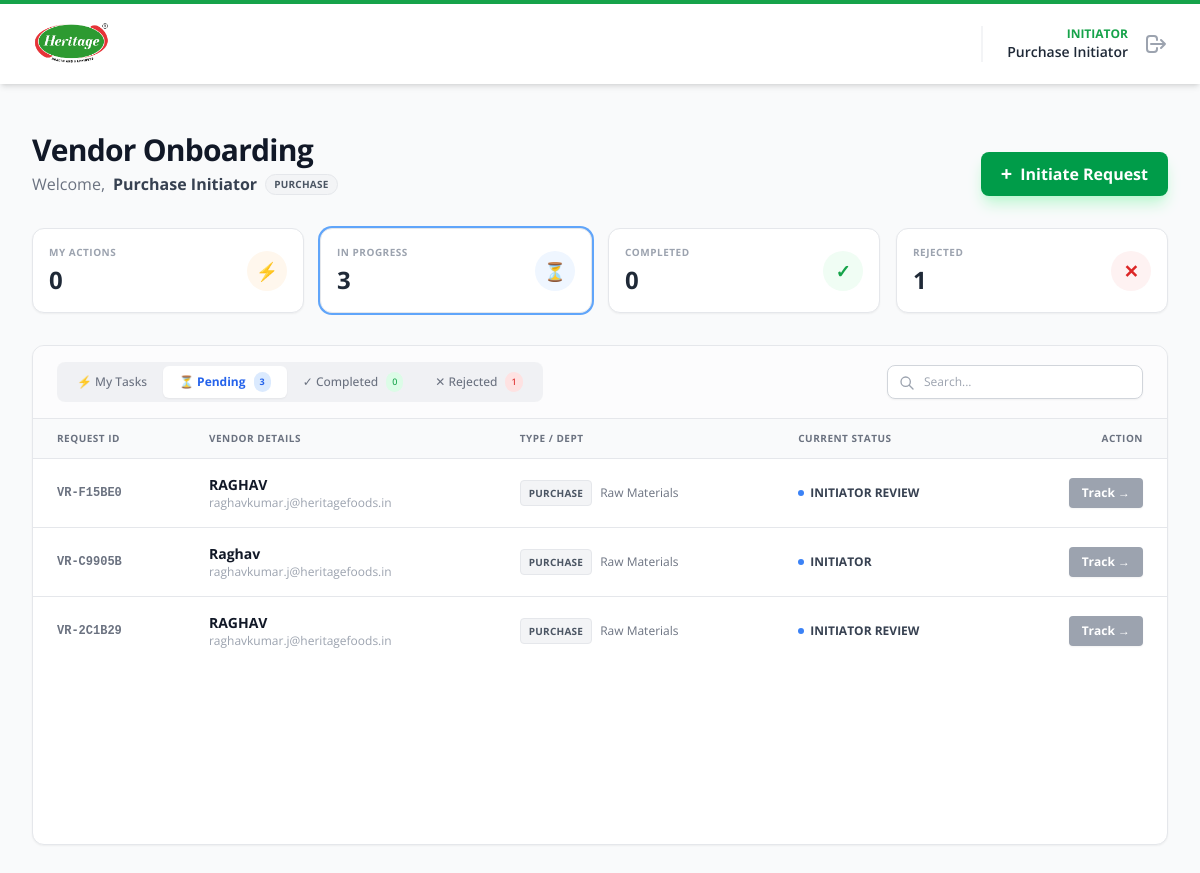
Before: /dashboard (signed in) with the older database file.
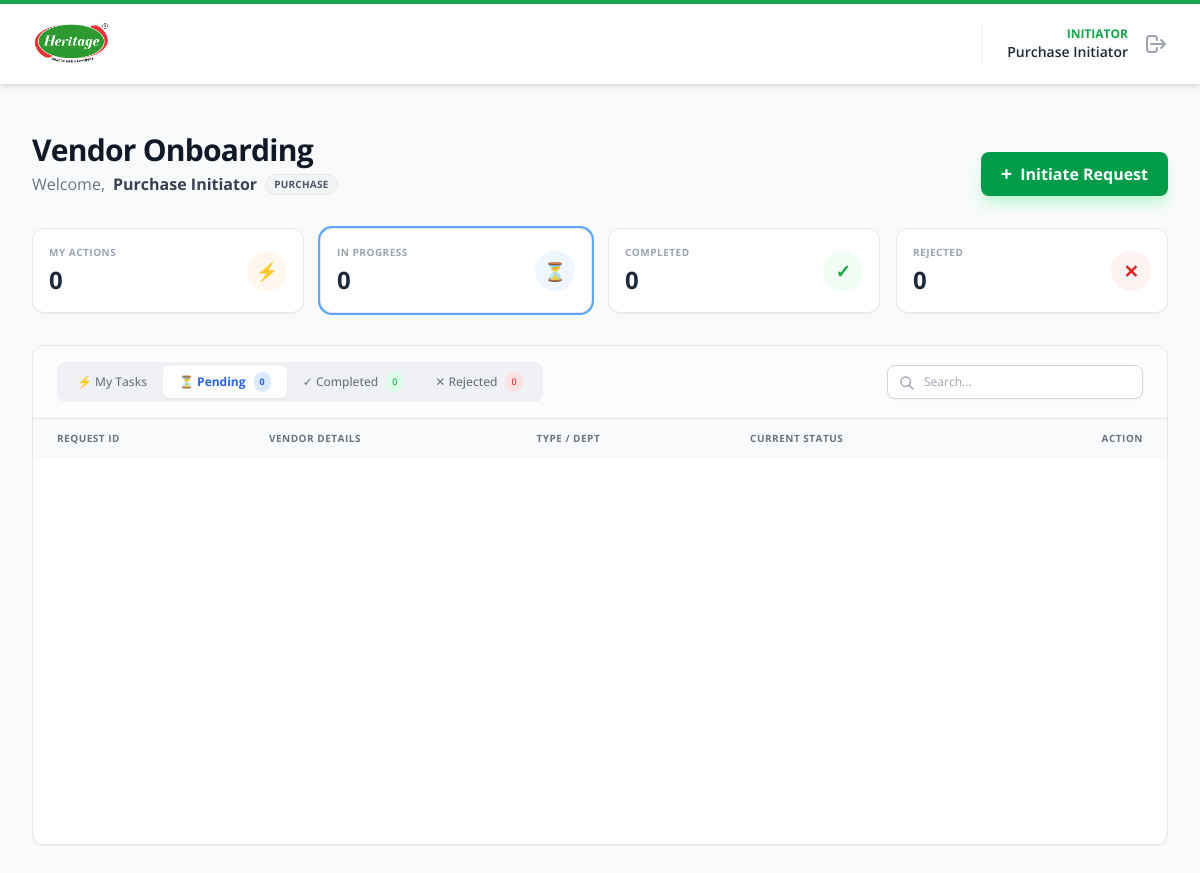
After: the same page with the newer database file.
### app/models.py (models this page shows, shortened)
class VendorRequest(db.Model):
    id = db.Column(db.Integer, primary_key=True)
    request_id = db.Column(db.String(20), unique=True, nullable=False)
    token = db.Column(db.String(100), unique=True, nullable=False)
    created_at = db.Column(db.DateTime, default=datetime.utcnow)
    status = db.Column(db.String(20), default='DRAFT')
    current_dept_flow = db.Column(db.String(20))
    current_step_number = db.Column(db.Integer, default=1)
    finance_stage = db.Column(db.String(20))
    initiator_id = db.Column(db.Integer, db.ForeignKey('user.id'))
    initiator_dept = db.Column(db.String(50))
    vendor_type = db.Column(db.String(50))
    title = db.Column(db.String(10))
    vendor_name_basic = db.Column(db.String(100))
    trade_name = db.Column(db.String(100))
    constitution = db.Column(db.String(50))
    cin_number = db.Column(db.String(21))
    contact_person_name = db.Column(db.String(100))
    contact_person_designation = db.Column(db.String(50))
    mobile_number = db.Column(db.String(15))
    mobile_number_2 = db.Column(db.String(15))
    landline_number = db.Column(db.String(15))
    vendor_email = db.Column(db.String(100))
    product_service_description = db.Column(db.Text)
    street = db.Column(db.String(100))
    street_2 = db.Column(db.String(100))
    street_3 = db.Column(db.String(100))
    street_4 = db.Column(db.String(100))
    city = db.Column(db.String(50))
    state = db.Column(db.String(50))
    postal_code = db.Column(db.String(10))
    region_code = db.Column(db.String(10))
    gst_registered = db.Column(db.String(5))
    gst_number = db.Column(db.String(15))
    gst_file_path = db.Column(db.String(200))
    pan_number = db.Column(db.String(10))
    pan_file_path = db.Column(db.String(200))
    msme_registered = db.Column(db.String(5))
    msme_type = db.Column(db.String(50))
    msme_number = db.Column(db.String(50))
    msme_file_path = db.Column(db.String(200))
    tds_file_path = db.Column(db.String(200))
    bank_name = db.Column(db.String(100))
    bank_account_holder_name = db.Column(db.String(100))
    bank_account_no = db.Column(db.String(50))
    bank_ifsc = db.Column(db.String(20))
    bank_proof_file_path = db.Column(db.String(200))
    payment_terms = db.Column(db.String(50))
    incoterms = db.Column(db.String(50))
    account_group = db.Column(db.String(50))
    purchase_org = db.Column(db.String(50))
    gl_account = db.Column(db.String(50))
    house_bank = db.Column(db.String(50))
    sap_id = db.Column(db.String(20))
    last_query = db.Column(db.Text)
    tax_details = db.relationship('VendorTaxDetail', backref='vendor_request', lazy=True, cascade="all, delete-orphan")

### app/blueprints/main.py (the view)
@main_bp.route('/dashboard')
@login_required
def dashboard():
    if current_user.role == 'admin':
        all_reqs = VendorRequest.query.order_by(VendorRequest.created_at.desc()).all()
    elif current_user.role == 'initiator':
        all_reqs = VendorRequest.query.filter_by(initiator_id=current_user.id).order_by(VendorRequest.created_at.desc()).all()
    else:
        if current_user.department in ['Finance', 'IT', 'HR']:
            all_reqs = VendorRequest.query.order_by(VendorRequest.created_at.desc()).all()
        else:
            all_reqs = VendorRequest.query.filter_by(initiator_dept=current_user.department).order_by(VendorRequest.created_at.desc()).all()
    pending_items = []
    for r in all_reqs:
        r.pending_action = False
        if r.status in ['DRAFT', 'REJECTED', 'COMPLETED']:
            continue
        pending_email, stage_name = get_next_approver_email(r)
        if pending_email and current_user.email:
            if pending_email.strip().lower() == current_user.email.strip().lower():
                r.pending_action = True
                pending_items.append(r)
    stats = {
        'total': len(all_reqs),
        'action_required': len(pending_items),
        'completed': sum(1 for r in all_reqs if r.status == 'COMPLETED'),
        'rejected': sum(1 for r in all_reqs if r.status == 'REJECTED'),
        'in_process': sum(1 for r in all_reqs if r.status not in ['DRAFT', 'COMPLETED', 'REJECTED']),
        'stuck_dept': sum(1 for r in all_reqs if r.current_dept_flow == 'DEPT' and r.status == 'PENDING_APPROVAL'),
        'stuck_finance': sum(1 for r in all_reqs if r.current_dept_flow == 'FINANCE' and r.status == 'PENDING_APPROVAL'),
        'stuck_it': sum(1 for r in all_reqs if r.current_dept_flow == 'IT' and r.status == 'PENDING_APPROVAL'),
    }
    dept_categories = []
    if current_user.department:
        rules = CategoryRouting.query.filter_by(department=current_user.department).all()
        dept_categories = sorted(list(set([r.category_name for r in rules])))
        if not dept_categories: dept_categories = ["General Goods", "Services"]
    return render_template('main/dashboard.html',
                           requests=all_reqs,
                           stats=stats,
                           dept_categories=dept_categories)

### app/utils.py (called while the page is built, shortened)
def get_next_approver_email(req):
    from app.models import CategoryRouting, WorkflowStep, ITRouting, User
    if req.status == 'DRAFT': return None, 'Draft'
    if req.status == 'PENDING_VENDOR': return req.vendor_email, 'Vendor Resubmission'

### app/templates/main/dashboard.html (shortened to what the changed rows need)
{% extends "base.html" %}
{% block content %}
<div class="max-w-7xl mx-auto pb-12" x-data="{
    activeTab: '{{ 'process' if current_user.role == 'admin' else ('tasks' if stats.action_required > 0 else 'process') }}',
    searchQuery: ''
}">
    <div class="flex flex-col md:flex-row justify-between items-end mb-8 gap-4">
        <div>
            <h1 class="text-3xl font-bold text-gray-900 tracking-tight">Vendor Onboarding</h1>
        </div>
    </div>
    <div class="grid grid-cols-1 {{ 'md:grid-cols-3' if current_user.role == 'admin' else 'md:grid-cols-4' }} gap-4 mb-8">
        <div class="bg-white p-4 rounded-xl border border-gray-200 shadow-sm flex items-center justify-between group hover:border-blue-300 transition cursor-pointer"
             @click="activeTab = 'process'" :class="activeTab === 'process' ? 'ring-2 ring-blue-400' : ''">
            <div>
                <p class="text-[10px] font-bold text-gray-400 uppercase tracking-wider">In Progress</p>
                <h3 class="text-2xl font-bold text-gray-800 mt-1">{{ stats.in_process }}</h3>
            </div>
        </div>
        <div class="bg-white p-4 rounded-xl border border-gray-200 shadow-sm flex items-center justify-between group hover:border-red-300 transition cursor-pointer"
             @click="activeTab = 'rejected'" :class="activeTab === 'rejected' ? 'ring-2 ring-red-400' : ''">
            <div>
                <p class="text-[10px] font-bold text-gray-400 uppercase tracking-wider">Rejected</p>
                <h3 class="text-2xl font-bold text-gray-800 mt-1">{{ stats.rejected }}</h3>
            </div>
        </div>
    </div>
    <div class="bg-white rounded-xl shadow-sm border border-gray-200 overflow-hidden min-h-[500px]">
        <div class="px-6 py-4 border-b border-gray-200 flex flex-col md:flex-row justify-between items-center gap-4 bg-gray-50/50">
            <div class="flex bg-gray-200/50 p-1 rounded-lg overflow-x-auto max-w-full">
                <button @click="activeTab = 'process'"
                        :class="activeTab === 'process' ? 'bg-white text-blue-600 shadow-sm font-bold' : 'text-gray-500 font-medium hover:text-gray-700'"
                        class="px-4 py-1.5 text-xs rounded-md transition-all duration-200 flex items-center gap-2 whitespace-nowrap">
                    <span>⏳ Pending</span>
                    <span class="bg-blue-100 text-blue-600 px-1.5 py-0.5 rounded-full text-[9px]">{{ stats.in_process }}</span>
                </button>
                <button @click="activeTab = 'rejected'"
                        :class="activeTab === 'rejected' ? 'bg-white text-red-600 shadow-sm font-bold' : 'text-gray-500 font-medium hover:text-gray-700'"
                        class="px-4 py-1.5 text-xs rounded-md transition-all duration-200 flex items-center gap-2 whitespace-nowrap">
                    <span>✕ Rejected</span>
                    <span class="bg-red-100 text-red-600 px-1.5 py-0.5 rounded-full text-[9px]">{{ stats.rejected }}</span>
                </button>
            </div>
        </div>
        <div class="overflow-x-auto">
            <table class="min-w-full divide-y divide-gray-200">
                <thead class="bg-gray-50">
                    <tr>
                        <th class="px-6 py-3 text-left text-[10px] font-bold text-gray-500 uppercase tracking-wider">Request ID</th>
                        <th class="px-6 py-3 text-left text-[10px] font-bold text-gray-500 uppercase tracking-wider">Vendor Details</th>
                        <th class="px-6 py-3 text-left text-[10px] font-bold text-gray-500 uppercase tracking-wider">Type / Dept</th>
                        <th class="px-6 py-3 text-left text-[10px] font-bold text-gray-500 uppercase tracking-wider">Current Status</th>
                        <th class="px-6 py-3 text-right text-[10px] font-bold text-gray-500 uppercase tracking-wider">Action</th>
                    </tr>
                </thead>
                <tbody class="bg-white divide-y divide-gray-200 text-sm">
                    {% for req in requests %}
                    <tr x-show="(
                            (activeTab === 'tasks' && '{{ req.pending_action }}' === 'True') ||
                            (activeTab === 'process' && '{{ req.status }}' !== 'COMPLETED' && '{{ req.status }}' !== 'REJECTED' && '{{ req.status }}' !== 'DRAFT') ||
                            (activeTab === 'completed' && '{{ req.status }}' === 'COMPLETED') ||
                            (activeTab === 'rejected' && '{{ req.status }}' === 'REJECTED')
                        ) && (
                            '{{ req.request_id }}'.toLowerCase().includes(searchQuery.toLowerCase()) ||
                            '{{ req.vendor_name_basic }}'.toLowerCase().includes(searchQuery.toLowerCase()) ||
                            '{{ req.status }}'.toLowerCase().includes(searchQuery.toLowerCase())
                        )"
                        class="hover:bg-gray-50 transition group {{ 'bg-orange-50/30' if req.pending_action else '' }}">
                        <td class="px-6 py-4 whitespace-nowrap font-mono text-xs font-bold text-gray-500">
                            {{ req.request_id }}
                        </td>
                        <td class="px-6 py-4 whitespace-nowrap">
                            <div class="text-sm font-bold text-gray-900 group-hover:text-green-700 transition">{{ req.vendor_name_basic }}</div>
                            <div class="text-xs text-gray-400">{{ req.vendor_email }}</div>
                        </td>
                        <td class="px-6 py-4 whitespace-nowrap">
                            <div class="flex items-center gap-2">
                                <span class="bg-gray-100 text-gray-600 text-[10px] px-2 py-0.5 rounded border border-gray-200 font-bold uppercase tracking-wide">
                                    {{ req.initiator_dept }}
                                </span>
                                <span class="text-xs text-gray-500">{{ req.vendor_type }}</span>
                            </div>
                        </td>
                        <td class="px-6 py-4 whitespace-nowrap">
                            {% if req.status == 'COMPLETED' %}
                                <span class="inline-flex items-center px-2.5 py-0.5 rounded-full text-xs font-bold bg-green-100 text-green-800 border border-green-200">
                                    <span class="w-1.5 h-1.5 bg-green-500 rounded-full mr-1.5"></span>
                                    Active / Completed
                                </span>
                            {% elif req.status == 'REJECTED' %}
                                <span class="inline-flex items-center px-2.5 py-0.5 rounded-full text-xs font-bold bg-red-100 text-red-800 border border-red-200">
                                    Rejected
                                </span>
                            {% else %}
                                <div class="flex flex-col">
                                    <span class="text-xs font-bold text-gray-700 flex items-center gap-1.5">
                                        <span class="w-1.5 h-1.5 bg-blue-500 rounded-full animate-pulse"></span>
                                        {{ req.current_dept_flow.replace('_', ' ') }}
                                    </span>
                                </div>
                            {% endif %}
                        </td>
                        <td class="px-6 py-4 whitespace-nowrap text-right">
                            <a href="{{ url_for('main.review_request', req_id=req.id) }}"
                               class="inline-flex items-center px-3 py-1.5 border border-transparent text-xs font-bold rounded shadow-sm text-white
                               {{ 'bg-green-600 hover:bg-green-700' if req.pending_action else 'bg-gray-400 hover:bg-gray-500' }} transition">
                                {{ 'Review' if req.pending_action else 'Track' }} &rarr;
                            </a>
                        </td>
                    </tr>
                    {% endfor %}
                </tbody>
            </table>
        </div>
    </div>
</div>
{% endblock %}

Changed rows visible on the page:
removed VendorRequest: request_id "VR-F15BE0", vendor_name_basic "RAGHAV", vendor_email "raghavkumar.j@heritagefoods.in", initiator_dept "PURCHASE", vendor_type "Raw Materials", current_dept_flow.replace "INITIATOR REVIEW", pending_action "Track"
removed VendorRequest: request_id "VR-C9905B", vendor_name_basic "Raghav", vendor_email "raghavkumar.j@heritagefoods.in", initiator_dept "PURCHASE", vendor_type "Raw Materials", current_dept_flow.replace "INITIATOR", pending_action "Track"
removed VendorRequest: request_id "VR-2C1B29", vendor_name_basic "RAGHAV", vendor_email "raghavkumar.j@heritagefoods.in", initiator_dept "PURCHASE", vendor_type "Raw Materials", current_dept_flow.replace "INITIATOR REVIEW", pending_action "Track"
Other visible differences:
{{ stats.in_process }}: "3" → "0"
{{ stats.rejected }}: "1" → "0"
